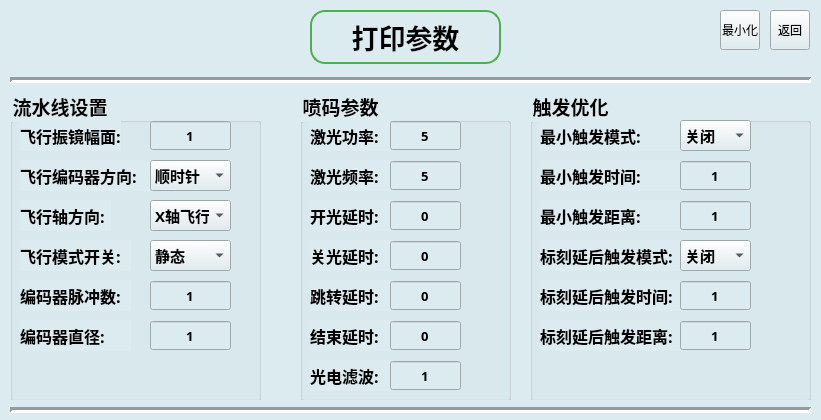
<?xml version="1.0" encoding="UTF-8"?>
<ui version="4.0">
 <class>JgadminClass</class>
 <widget class="QWidget" name="JgadminClass">
  <property name="geometry">
   <rect>
    <x>0</x>
    <y>0</y>
    <width>821</width>
    <height>420</height>
   </rect>
  </property>
  <property name="windowTitle">
   <string>Jgadmin</string>
  </property>
  <property name="styleSheet">
   <string notr="true">QWidget{
background-color:rgb(220, 235, 240);
}</string>
  </property>
  <widget class="QGroupBox" name="groupBox">
   <property name="geometry">
    <rect>
     <x>300</x>
     <y>90</y>
     <width>211</width>
     <height>311</height>
    </rect>
   </property>
   <property name="font">
    <font>
     <family>微软雅黑</family>
     <pointsize>14</pointsize>
     <bold>true</bold>
    </font>
   </property>
   <property name="styleSheet">
    <string notr="true"/>
   </property>
   <property name="title">
    <string>喷码参数</string>
   </property>
   <property name="alignment">
    <set>Qt::AlignmentFlag::AlignLeading|Qt::AlignmentFlag::AlignLeft|Qt::AlignmentFlag::AlignVCenter</set>
   </property>
   <property name="checkable">
    <bool>false</bool>
   </property>
   <property name="checked">
    <bool>false</bool>
   </property>
   <widget class="QLabel" name="label_27">
    <property name="geometry">
     <rect>
      <x>10</x>
      <y>30</y>
      <width>81</width>
      <height>31</height>
     </rect>
    </property>
    <property name="font">
     <font>
      <family>微软雅黑</family>
      <pointsize>12</pointsize>
      <bold>true</bold>
     </font>
    </property>
    <property name="text">
     <string>激光功率:</string>
    </property>
   </widget>
   <widget class="QLabel" name="label_34">
    <property name="geometry">
     <rect>
      <x>10</x>
      <y>70</y>
      <width>81</width>
      <height>31</height>
     </rect>
    </property>
    <property name="font">
     <font>
      <family>微软雅黑</family>
      <pointsize>12</pointsize>
      <bold>true</bold>
     </font>
    </property>
    <property name="text">
     <string>激光频率:</string>
    </property>
   </widget>
   <widget class="QLabel" name="label_41">
    <property name="geometry">
     <rect>
      <x>10</x>
      <y>110</y>
      <width>81</width>
      <height>31</height>
     </rect>
    </property>
    <property name="font">
     <font>
      <family>微软雅黑</family>
      <pointsize>12</pointsize>
      <bold>true</bold>
     </font>
    </property>
    <property name="text">
     <string>开光延时:</string>
    </property>
   </widget>
   <widget class="QLabel" name="label_42">
    <property name="geometry">
     <rect>
      <x>10</x>
      <y>150</y>
      <width>81</width>
      <height>31</height>
     </rect>
    </property>
    <property name="font">
     <font>
      <family>微软雅黑</family>
      <pointsize>12</pointsize>
      <bold>true</bold>
     </font>
    </property>
    <property name="text">
     <string>关光延时:</string>
    </property>
   </widget>
   <widget class="QLabel" name="label_44">
    <property name="geometry">
     <rect>
      <x>10</x>
      <y>190</y>
      <width>81</width>
      <height>31</height>
     </rect>
    </property>
    <property name="font">
     <font>
      <family>微软雅黑</family>
      <pointsize>12</pointsize>
      <bold>true</bold>
     </font>
    </property>
    <property name="text">
     <string>跳转延时:</string>
    </property>
   </widget>
   <widget class="QLabel" name="label_45">
    <property name="geometry">
     <rect>
      <x>10</x>
      <y>230</y>
      <width>81</width>
      <height>31</height>
     </rect>
    </property>
    <property name="font">
     <font>
      <family>微软雅黑</family>
      <pointsize>12</pointsize>
      <bold>true</bold>
     </font>
    </property>
    <property name="text">
     <string>结束延时:</string>
    </property>
   </widget>
   <widget class="QLabel" name="label_20">
    <property name="geometry">
     <rect>
      <x>10</x>
      <y>270</y>
      <width>81</width>
      <height>31</height>
     </rect>
    </property>
    <property name="font">
     <font>
      <family>微软雅黑</family>
      <pointsize>12</pointsize>
      <bold>true</bold>
     </font>
    </property>
    <property name="text">
     <string>光电滤波:</string>
    </property>
   </widget>
   <widget class="QSpinBox" name="spinBox">
    <property name="geometry">
     <rect>
      <x>90</x>
      <y>30</y>
      <width>71</width>
      <height>31</height>
     </rect>
    </property>
    <property name="font">
     <font>
      <family>微软雅黑</family>
      <pointsize>10</pointsize>
      <bold>true</bold>
     </font>
    </property>
    <property name="alignment">
     <set>Qt::AlignmentFlag::AlignCenter</set>
    </property>
    <property name="buttonSymbols">
     <enum>QAbstractSpinBox::ButtonSymbols::NoButtons</enum>
    </property>
    <property name="minimum">
     <number>5</number>
    </property>
    <property name="maximum">
     <number>95</number>
    </property>
   </widget>
   <widget class="QSpinBox" name="spinBox_2">
    <property name="geometry">
     <rect>
      <x>90</x>
      <y>70</y>
      <width>71</width>
      <height>31</height>
     </rect>
    </property>
    <property name="font">
     <font>
      <family>微软雅黑</family>
      <pointsize>10</pointsize>
      <bold>true</bold>
     </font>
    </property>
    <property name="alignment">
     <set>Qt::AlignmentFlag::AlignCenter</set>
    </property>
    <property name="buttonSymbols">
     <enum>QAbstractSpinBox::ButtonSymbols::NoButtons</enum>
    </property>
    <property name="minimum">
     <number>5</number>
    </property>
    <property name="maximum">
     <number>400</number>
    </property>
   </widget>
   <widget class="QSpinBox" name="spinBox_3">
    <property name="geometry">
     <rect>
      <x>90</x>
      <y>110</y>
      <width>71</width>
      <height>31</height>
     </rect>
    </property>
    <property name="font">
     <font>
      <family>微软雅黑</family>
      <pointsize>10</pointsize>
      <bold>true</bold>
     </font>
    </property>
    <property name="alignment">
     <set>Qt::AlignmentFlag::AlignCenter</set>
    </property>
    <property name="buttonSymbols">
     <enum>QAbstractSpinBox::ButtonSymbols::NoButtons</enum>
    </property>
    <property name="minimum">
     <number>0</number>
    </property>
    <property name="maximum">
     <number>30</number>
    </property>
   </widget>
   <widget class="QSpinBox" name="spinBox_4">
    <property name="geometry">
     <rect>
      <x>90</x>
      <y>150</y>
      <width>71</width>
      <height>31</height>
     </rect>
    </property>
    <property name="font">
     <font>
      <family>微软雅黑</family>
      <pointsize>10</pointsize>
      <bold>true</bold>
     </font>
    </property>
    <property name="alignment">
     <set>Qt::AlignmentFlag::AlignCenter</set>
    </property>
    <property name="buttonSymbols">
     <enum>QAbstractSpinBox::ButtonSymbols::NoButtons</enum>
    </property>
    <property name="minimum">
     <number>0</number>
    </property>
    <property name="maximum">
     <number>30</number>
    </property>
   </widget>
   <widget class="QSpinBox" name="spinBox_5">
    <property name="geometry">
     <rect>
      <x>90</x>
      <y>190</y>
      <width>71</width>
      <height>31</height>
     </rect>
    </property>
    <property name="font">
     <font>
      <family>微软雅黑</family>
      <pointsize>10</pointsize>
      <bold>true</bold>
     </font>
    </property>
    <property name="alignment">
     <set>Qt::AlignmentFlag::AlignCenter</set>
    </property>
    <property name="buttonSymbols">
     <enum>QAbstractSpinBox::ButtonSymbols::NoButtons</enum>
    </property>
    <property name="minimum">
     <number>0</number>
    </property>
    <property name="maximum">
     <number>800</number>
    </property>
   </widget>
   <widget class="QSpinBox" name="spinBox_7">
    <property name="geometry">
     <rect>
      <x>90</x>
      <y>230</y>
      <width>71</width>
      <height>31</height>
     </rect>
    </property>
    <property name="font">
     <font>
      <family>微软雅黑</family>
      <pointsize>10</pointsize>
      <bold>true</bold>
     </font>
    </property>
    <property name="alignment">
     <set>Qt::AlignmentFlag::AlignCenter</set>
    </property>
    <property name="buttonSymbols">
     <enum>QAbstractSpinBox::ButtonSymbols::NoButtons</enum>
    </property>
    <property name="minimum">
     <number>0</number>
    </property>
    <property name="maximum">
     <number>30</number>
    </property>
   </widget>
   <widget class="QSpinBox" name="spinBox_8">
    <property name="geometry">
     <rect>
      <x>90</x>
      <y>270</y>
      <width>71</width>
      <height>31</height>
     </rect>
    </property>
    <property name="font">
     <font>
      <family>微软雅黑</family>
      <pointsize>10</pointsize>
      <bold>true</bold>
     </font>
    </property>
    <property name="alignment">
     <set>Qt::AlignmentFlag::AlignCenter</set>
    </property>
    <property name="buttonSymbols">
     <enum>QAbstractSpinBox::ButtonSymbols::NoButtons</enum>
    </property>
    <property name="minimum">
     <number>1</number>
    </property>
    <property name="maximum">
     <number>999</number>
    </property>
   </widget>
  </widget>
  <widget class="QGroupBox" name="groupBox_2">
   <property name="geometry">
    <rect>
     <x>10</x>
     <y>90</y>
     <width>251</width>
     <height>311</height>
    </rect>
   </property>
   <property name="font">
    <font>
     <family>微软雅黑</family>
     <pointsize>14</pointsize>
     <bold>true</bold>
    </font>
   </property>
   <property name="styleSheet">
    <string notr="true"/>
   </property>
   <property name="title">
    <string>流水线设置</string>
   </property>
   <widget class="QLabel" name="label_103">
    <property name="geometry">
     <rect>
      <x>10</x>
      <y>30</y>
      <width>101</width>
      <height>31</height>
     </rect>
    </property>
    <property name="font">
     <font>
      <family>微软雅黑</family>
      <pointsize>12</pointsize>
      <bold>true</bold>
     </font>
    </property>
    <property name="text">
     <string>飞行振镜幅面:</string>
    </property>
   </widget>
   <widget class="QLabel" name="label_99">
    <property name="geometry">
     <rect>
      <x>10</x>
      <y>70</y>
      <width>131</width>
      <height>31</height>
     </rect>
    </property>
    <property name="font">
     <font>
      <family>微软雅黑</family>
      <pointsize>12</pointsize>
      <bold>true</bold>
     </font>
    </property>
    <property name="text">
     <string>飞行编码器方向:</string>
    </property>
   </widget>
   <widget class="QLabel" name="label_102">
    <property name="geometry">
     <rect>
      <x>10</x>
      <y>110</y>
      <width>91</width>
      <height>31</height>
     </rect>
    </property>
    <property name="font">
     <font>
      <family>微软雅黑</family>
      <pointsize>12</pointsize>
      <bold>true</bold>
     </font>
    </property>
    <property name="text">
     <string>飞行轴方向:</string>
    </property>
   </widget>
   <widget class="QLabel" name="label_72">
    <property name="geometry">
     <rect>
      <x>10</x>
      <y>150</y>
      <width>111</width>
      <height>31</height>
     </rect>
    </property>
    <property name="font">
     <font>
      <family>微软雅黑</family>
      <pointsize>12</pointsize>
      <bold>true</bold>
     </font>
    </property>
    <property name="text">
     <string>飞行模式开关:</string>
    </property>
   </widget>
   <widget class="QLabel" name="label_101">
    <property name="geometry">
     <rect>
      <x>10</x>
      <y>230</y>
      <width>111</width>
      <height>31</height>
     </rect>
    </property>
    <property name="font">
     <font>
      <family>微软雅黑</family>
      <pointsize>12</pointsize>
      <bold>true</bold>
     </font>
    </property>
    <property name="text">
     <string>编码器直径:</string>
    </property>
   </widget>
   <widget class="QLabel" name="label_100">
    <property name="geometry">
     <rect>
      <x>10</x>
      <y>190</y>
      <width>111</width>
      <height>31</height>
     </rect>
    </property>
    <property name="font">
     <font>
      <family>微软雅黑</family>
      <pointsize>12</pointsize>
      <bold>true</bold>
     </font>
    </property>
    <property name="text">
     <string>编码器脉冲数:</string>
    </property>
   </widget>
   <widget class="QSpinBox" name="spinBox_10">
    <property name="geometry">
     <rect>
      <x>140</x>
      <y>30</y>
      <width>81</width>
      <height>31</height>
     </rect>
    </property>
    <property name="font">
     <font>
      <family>微软雅黑</family>
      <pointsize>10</pointsize>
      <bold>true</bold>
     </font>
    </property>
    <property name="alignment">
     <set>Qt::AlignmentFlag::AlignCenter</set>
    </property>
    <property name="buttonSymbols">
     <enum>QAbstractSpinBox::ButtonSymbols::NoButtons</enum>
    </property>
    <property name="minimum">
     <number>1</number>
    </property>
    <property name="maximum">
     <number>999</number>
    </property>
   </widget>
   <widget class="QSpinBox" name="spinBox_14">
    <property name="geometry">
     <rect>
      <x>140</x>
      <y>230</y>
      <width>81</width>
      <height>31</height>
     </rect>
    </property>
    <property name="font">
     <font>
      <family>微软雅黑</family>
      <pointsize>10</pointsize>
      <bold>true</bold>
     </font>
    </property>
    <property name="alignment">
     <set>Qt::AlignmentFlag::AlignCenter</set>
    </property>
    <property name="buttonSymbols">
     <enum>QAbstractSpinBox::ButtonSymbols::NoButtons</enum>
    </property>
    <property name="minimum">
     <number>1</number>
    </property>
    <property name="maximum">
     <number>999</number>
    </property>
   </widget>
   <widget class="QSpinBox" name="spinBox_15">
    <property name="geometry">
     <rect>
      <x>140</x>
      <y>190</y>
      <width>81</width>
      <height>31</height>
     </rect>
    </property>
    <property name="font">
     <font>
      <family>微软雅黑</family>
      <pointsize>10</pointsize>
      <bold>true</bold>
     </font>
    </property>
    <property name="alignment">
     <set>Qt::AlignmentFlag::AlignCenter</set>
    </property>
    <property name="buttonSymbols">
     <enum>QAbstractSpinBox::ButtonSymbols::NoButtons</enum>
    </property>
    <property name="minimum">
     <number>1</number>
    </property>
    <property name="maximum">
     <number>9999</number>
    </property>
   </widget>
   <widget class="QComboBox" name="comboBox_4">
    <property name="geometry">
     <rect>
      <x>140</x>
      <y>70</y>
      <width>81</width>
      <height>31</height>
     </rect>
    </property>
    <property name="font">
     <font>
      <family>微软雅黑</family>
      <pointsize>11</pointsize>
      <bold>true</bold>
     </font>
    </property>
    <item>
     <property name="text">
      <string>顺时针</string>
     </property>
    </item>
    <item>
     <property name="text">
      <string>逆时针</string>
     </property>
    </item>
   </widget>
   <widget class="QComboBox" name="comboBox_5">
    <property name="geometry">
     <rect>
      <x>140</x>
      <y>110</y>
      <width>81</width>
      <height>31</height>
     </rect>
    </property>
    <property name="font">
     <font>
      <family>微软雅黑</family>
      <pointsize>11</pointsize>
      <bold>true</bold>
     </font>
    </property>
    <item>
     <property name="text">
      <string>X轴飞行</string>
     </property>
    </item>
    <item>
     <property name="text">
      <string>Y轴飞行</string>
     </property>
    </item>
   </widget>
   <widget class="QComboBox" name="comboBox_6">
    <property name="geometry">
     <rect>
      <x>140</x>
      <y>150</y>
      <width>81</width>
      <height>31</height>
     </rect>
    </property>
    <property name="font">
     <font>
      <family>微软雅黑</family>
      <pointsize>11</pointsize>
      <bold>true</bold>
     </font>
    </property>
    <item>
     <property name="text">
      <string>静态</string>
     </property>
    </item>
    <item>
     <property name="text">
      <string>飞行</string>
     </property>
    </item>
   </widget>
  </widget>
  <widget class="QGroupBox" name="groupBox_3">
   <property name="geometry">
    <rect>
     <x>530</x>
     <y>90</y>
     <width>281</width>
     <height>311</height>
    </rect>
   </property>
   <property name="font">
    <font>
     <family>微软雅黑</family>
     <pointsize>14</pointsize>
     <bold>true</bold>
    </font>
   </property>
   <property name="styleSheet">
    <string notr="true"/>
   </property>
   <property name="title">
    <string>触发优化</string>
   </property>
   <widget class="QLabel" name="label_23">
    <property name="geometry">
     <rect>
      <x>10</x>
      <y>30</y>
      <width>141</width>
      <height>31</height>
     </rect>
    </property>
    <property name="font">
     <font>
      <family>微软雅黑</family>
      <pointsize>12</pointsize>
      <bold>true</bold>
     </font>
    </property>
    <property name="text">
     <string>最小触发模式:</string>
    </property>
   </widget>
   <widget class="QLabel" name="label_22">
    <property name="geometry">
     <rect>
      <x>10</x>
      <y>70</y>
      <width>141</width>
      <height>31</height>
     </rect>
    </property>
    <property name="font">
     <font>
      <family>微软雅黑</family>
      <pointsize>12</pointsize>
      <bold>true</bold>
     </font>
    </property>
    <property name="text">
     <string>最小触发时间:</string>
    </property>
   </widget>
   <widget class="QLabel" name="label_25">
    <property name="geometry">
     <rect>
      <x>10</x>
      <y>110</y>
      <width>141</width>
      <height>31</height>
     </rect>
    </property>
    <property name="font">
     <font>
      <family>微软雅黑</family>
      <pointsize>12</pointsize>
      <bold>true</bold>
     </font>
    </property>
    <property name="text">
     <string>最小触发距离:</string>
    </property>
   </widget>
   <widget class="QLabel" name="label_37">
    <property name="geometry">
     <rect>
      <x>10</x>
      <y>150</y>
      <width>141</width>
      <height>31</height>
     </rect>
    </property>
    <property name="font">
     <font>
      <family>微软雅黑</family>
      <pointsize>12</pointsize>
      <bold>true</bold>
     </font>
    </property>
    <property name="text">
     <string>标刻延后触发模式:</string>
    </property>
   </widget>
   <widget class="QLabel" name="label_38">
    <property name="geometry">
     <rect>
      <x>10</x>
      <y>190</y>
      <width>141</width>
      <height>31</height>
     </rect>
    </property>
    <property name="font">
     <font>
      <family>微软雅黑</family>
      <pointsize>12</pointsize>
      <bold>true</bold>
     </font>
    </property>
    <property name="text">
     <string>标刻延后触发时间:</string>
    </property>
   </widget>
   <widget class="QLabel" name="label_39">
    <property name="geometry">
     <rect>
      <x>10</x>
      <y>230</y>
      <width>141</width>
      <height>31</height>
     </rect>
    </property>
    <property name="font">
     <font>
      <family>微软雅黑</family>
      <pointsize>12</pointsize>
      <bold>true</bold>
     </font>
    </property>
    <property name="text">
     <string>标刻延后触发距离:</string>
    </property>
   </widget>
   <widget class="QSpinBox" name="spinBox_17">
    <property name="geometry">
     <rect>
      <x>150</x>
      <y>70</y>
      <width>71</width>
      <height>31</height>
     </rect>
    </property>
    <property name="font">
     <font>
      <family>微软雅黑</family>
      <pointsize>10</pointsize>
      <bold>true</bold>
     </font>
    </property>
    <property name="alignment">
     <set>Qt::AlignmentFlag::AlignCenter</set>
    </property>
    <property name="buttonSymbols">
     <enum>QAbstractSpinBox::ButtonSymbols::NoButtons</enum>
    </property>
    <property name="minimum">
     <number>1</number>
    </property>
    <property name="maximum">
     <number>9999</number>
    </property>
   </widget>
   <widget class="QSpinBox" name="spinBox_18">
    <property name="geometry">
     <rect>
      <x>150</x>
      <y>110</y>
      <width>71</width>
      <height>31</height>
     </rect>
    </property>
    <property name="font">
     <font>
      <family>微软雅黑</family>
      <pointsize>10</pointsize>
      <bold>true</bold>
     </font>
    </property>
    <property name="alignment">
     <set>Qt::AlignmentFlag::AlignCenter</set>
    </property>
    <property name="buttonSymbols">
     <enum>QAbstractSpinBox::ButtonSymbols::NoButtons</enum>
    </property>
    <property name="minimum">
     <number>1</number>
    </property>
    <property name="maximum">
     <number>9999</number>
    </property>
   </widget>
   <widget class="QSpinBox" name="spinBox_20">
    <property name="geometry">
     <rect>
      <x>150</x>
      <y>190</y>
      <width>71</width>
      <height>31</height>
     </rect>
    </property>
    <property name="font">
     <font>
      <family>微软雅黑</family>
      <pointsize>10</pointsize>
      <bold>true</bold>
     </font>
    </property>
    <property name="alignment">
     <set>Qt::AlignmentFlag::AlignCenter</set>
    </property>
    <property name="buttonSymbols">
     <enum>QAbstractSpinBox::ButtonSymbols::NoButtons</enum>
    </property>
    <property name="minimum">
     <number>1</number>
    </property>
    <property name="maximum">
     <number>9999</number>
    </property>
   </widget>
   <widget class="QSpinBox" name="spinBox_21">
    <property name="geometry">
     <rect>
      <x>150</x>
      <y>230</y>
      <width>71</width>
      <height>31</height>
     </rect>
    </property>
    <property name="font">
     <font>
      <family>微软雅黑</family>
      <pointsize>10</pointsize>
      <bold>true</bold>
     </font>
    </property>
    <property name="alignment">
     <set>Qt::AlignmentFlag::AlignCenter</set>
    </property>
    <property name="buttonSymbols">
     <enum>QAbstractSpinBox::ButtonSymbols::NoButtons</enum>
    </property>
    <property name="minimum">
     <number>1</number>
    </property>
    <property name="maximum">
     <number>9999</number>
    </property>
   </widget>
   <widget class="QComboBox" name="comboBox">
    <property name="geometry">
     <rect>
      <x>150</x>
      <y>30</y>
      <width>71</width>
      <height>31</height>
     </rect>
    </property>
    <property name="font">
     <font>
      <family>微软雅黑</family>
      <pointsize>11</pointsize>
      <bold>true</bold>
     </font>
    </property>
    <item>
     <property name="text">
      <string>关闭</string>
     </property>
    </item>
    <item>
     <property name="text">
      <string>时间模式</string>
     </property>
    </item>
    <item>
     <property name="text">
      <string>距离模式</string>
     </property>
    </item>
   </widget>
   <widget class="QComboBox" name="comboBox_2">
    <property name="geometry">
     <rect>
      <x>150</x>
      <y>150</y>
      <width>71</width>
      <height>31</height>
     </rect>
    </property>
    <property name="font">
     <font>
      <family>微软雅黑</family>
      <pointsize>11</pointsize>
      <bold>true</bold>
     </font>
    </property>
    <item>
     <property name="text">
      <string>关闭</string>
     </property>
    </item>
    <item>
     <property name="text">
      <string>时间模式</string>
     </property>
    </item>
    <item>
     <property name="text">
      <string>距离模式</string>
     </property>
    </item>
   </widget>
  </widget>
  <widget class="QToolButton" name="BACK">
   <property name="geometry">
    <rect>
     <x>770</x>
     <y>10</y>
     <width>40</width>
     <height>40</height>
    </rect>
   </property>
   <property name="styleSheet">
    <string notr="true">/* 按下状态 */
QToolButton:pressed {
   background-color: #546E7A; /* 深石板灰 */
    background-image: none;
    padding-top: 12px;
    padding-bottom: 8px;
    border: 1px solid #37474F; /* 深色边框模拟阴影 */
}
 QToolButton {
		background-color: qlineargradient(x1:0, y1:0, x2:0, y2:1, 
    	stop:0 #ffffff,       /* 顶部：纯白（高光） */
   		stop:0.15 #dcdcdc,    /* 过渡：浅灰 */
    	stop:0.85 #a9a9a9,    /* 底部过渡：中灰 */
    	stop:1 #e8e8e8        /* 底部：亮灰（反光） */);
}</string>
   </property>
   <property name="text">
    <string>返回</string>
   </property>
   <property name="icon">
    <iconset resource="../OCRdemo.qrc">
     <normaloff>:/PIC/Resources/PICs/GB.png</normaloff>:/PIC/Resources/PICs/GB.png</iconset>
   </property>
   <property name="iconSize">
    <size>
     <width>16</width>
     <height>16</height>
    </size>
   </property>
  </widget>
  <widget class="QToolButton" name="MIN">
   <property name="geometry">
    <rect>
     <x>720</x>
     <y>10</y>
     <width>40</width>
     <height>40</height>
    </rect>
   </property>
   <property name="styleSheet">
    <string notr="true">/* 按下状态 */
QToolButton:pressed {
   background-color: #546E7A; /* 深石板灰 */
    background-image: none;
    padding-top: 12px;
    padding-bottom: 8px;
    border: 1px solid #37474F; /* 深色边框模拟阴影 */
}
 QToolButton {
		background-color: qlineargradient(x1:0, y1:0, x2:0, y2:1, 
    	stop:0 #ffffff,       /* 顶部：纯白（高光） */
   		stop:0.15 #dcdcdc,    /* 过渡：浅灰 */
    	stop:0.85 #a9a9a9,    /* 底部过渡：中灰 */
    	stop:1 #e8e8e8        /* 底部：亮灰（反光） */);
}</string>
   </property>
   <property name="text">
    <string>最小化</string>
   </property>
   <property name="icon">
    <iconset resource="../OCRdemo.qrc">
     <normaloff>:/PIC/Resources/PICs/branch_close.png</normaloff>:/PIC/Resources/PICs/branch_close.png</iconset>
   </property>
   <property name="iconSize">
    <size>
     <width>16</width>
     <height>16</height>
    </size>
   </property>
  </widget>
  <widget class="QLabel" name="label">
   <property name="geometry">
    <rect>
     <x>310</x>
     <y>10</y>
     <width>191</width>
     <height>54</height>
    </rect>
   </property>
   <property name="font">
    <font>
     <family>微软雅黑</family>
     <pointsize>20</pointsize>
     <bold>true</bold>
    </font>
   </property>
   <property name="styleSheet">
    <string notr="true">opacity: 1;
border-radius: 15px;  
border: 2px solid #4CAF50;
padding: 5px 15px;
min-width: 100px;
min-height: 40px;</string>
   </property>
   <property name="text">
    <string>打印参数</string>
   </property>
   <property name="alignment">
    <set>Qt::AlignmentFlag::AlignCenter</set>
   </property>
  </widget>
  <widget class="Line" name="line">
   <property name="geometry">
    <rect>
     <x>10</x>
     <y>400</y>
     <width>801</width>
     <height>20</height>
    </rect>
   </property>
   <property name="lineWidth">
    <number>3</number>
   </property>
   <property name="orientation">
    <enum>Qt::Orientation::Horizontal</enum>
   </property>
  </widget>
  <widget class="Line" name="line_2">
   <property name="geometry">
    <rect>
     <x>10</x>
     <y>70</y>
     <width>801</width>
     <height>20</height>
    </rect>
   </property>
   <property name="lineWidth">
    <number>3</number>
   </property>
   <property name="orientation">
    <enum>Qt::Orientation::Horizontal</enum>
   </property>
  </widget>
 </widget>
 <layoutdefault spacing="6" margin="11"/>
 <resources>
  <include location="../OCRdemo.qrc"/>
  <include location="../../../../LibreCAD-2.2/librecad/src/OCRdemo.qrc"/>
 </resources>
 <connections/>
</ui>
